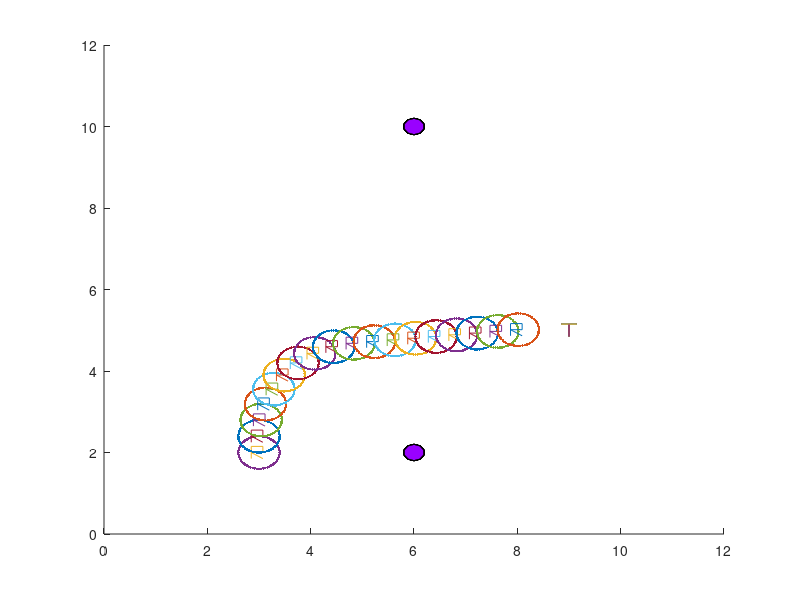

MATLAB code for this plot:
clc
clear
close all

%......................Artificial Potential Field.........................

Robot_Coordinate     = [3 2]               ;% Rabot Coordinate = [x-axis y-axis]
Obstacle1_Coordinate = [6 10]              ;% Obstacle1 Coordinate = [x-axis y-axis]
Obstacle2_Coordinate = [6 2]               ;% Obstacle2 Coordinate = [x-axis y-axis]
Goal_Coordinate      = [9 5]               ;% Target Coordinate = [x-axis y-axis]
Sensor_Range         = 2                   ;% Sensor Range being used
Step_Size   = 0.2*Sensor_Range             ;% Radius of Circle for Artificial Points
Obstacle             = [1 4]               ;% Obstacle = [Aplha Mew][0.5 0.5]
Goal                 = [1 4]               ;% Target   = [Alpha Mew][4 70]
NPTS                 = 60                  ;% Number of Artificial Points %60
StepDegree           = 360/NPTS            ;% Step Degree in Degree for Artificial Points
Confirm_Message      = 'Solution Exists'   ;% Message Displayed if a Good Artificial Point Exists
Error_Message        = 'No Solution Exists';% Message Displayed if no Good Artificial Point Exists
Bacteria_x           = Robot_Coordinate(1) ;% Artificial Best Point x
Bacteria_y           = Robot_Coordinate(2) ;% Artificial Best Point y
%.................................Plot.....................................

hold on
axis([0 12 0 12])

%............................Create a Target...............................

backx  = Goal_Coordinate(1) - 0.15;backy1 = Goal_Coordinate(2) + 0.15;
frontx = Goal_Coordinate(1) + 0.15;fronty1 = Goal_Coordinate(2) + 0.15;
middlex = Goal_Coordinate(1);middley1 = Goal_Coordinate(2)+ 0.15;
middley2 = Goal_Coordinate(2)- 0.15;
tri2 = [backx middlex frontx ;backy1 middley1 fronty1 ];
plot(tri2(1,:), tri2(2,:));
tri3 = [middlex middlex ;middley1 middley2];
plot(tri3(1,:), tri3(2,:));

%.............Create a purple transparent circular Obstacle................

xc = Obstacle1_Coordinate(1);
yc = Obstacle1_Coordinate(2);
r = 0.2;
x = r*sin(-pi:0.2*pi:pi) + xc;
y = r*cos(-pi:0.2*pi:pi) + yc;
c = [0.6 0 1];
fill(x, y, c, 'FaceAlpha', 0.4)

xc = Obstacle2_Coordinate(1);
yc = Obstacle2_Coordinate(2);
r = 0.2;
x = r*sin(-pi:0.2*pi:pi) + xc;
y = r*cos(-pi:0.2*pi:pi) + yc;
c = [0.6 0 1];
fill(x, y, c, 'FaceAlpha', 0.4)

DTG = 1;
while(DTG > 0.6)
    
    %.............................Create a Robot...........................
    
    backx  = Robot_Coordinate(1) - 0.15;backy1 = Robot_Coordinate(2) + 0.15;
    backy2 = Robot_Coordinate(2) - 0.15;frontx = Robot_Coordinate(1) + 0.075;
    fronty1 = Robot_Coordinate(2) + 0.15;fronty2 = Robot_Coordinate(2);
    tri1 = [backx backx frontx frontx backx frontx;backy2 backy1 fronty1 fronty2 fronty2 backy2];
    plot(tri1(1,:), tri1(2,:));
    
	% Set a minimum distance threshold
	min_distance = 0.1;

	% Calculate the distance
	D_Obst1 = max(min_distance, sqrt((Robot_Coordinate(1)-Obstacle1_Coordinate(1))^2 + (Robot_Coordinate(2)-Obstacle1_Coordinate(2))^2));
	D_Obst2 = max(min_distance, sqrt((Robot_Coordinate(1)-Obstacle2_Coordinate(1))^2 + (Robot_Coordinate(2)-Obstacle2_Coordinate(2))^2));
	D_Goal = max(min_distance, sqrt((Robot_Coordinate(1)-Goal_Coordinate(1))^2 + (Robot_Coordinate(2)-Goal_Coordinate(2))^2));

	% Calculate the potential
	J_ObstT = Obstacle(1) / D_Obst1 + Obstacle(1) / D_Obst2;
	J_GoalT = -Goal(1) / D_Goal;
	% Calculate the overall potential and constrains its maximum value
	max_JT = 0.3; % maximum overall potential
	JT = min(J_ObstT + J_GoalT, max_JT);

    
    %...........................Distance to Goal...........................
    
    DTG = sqrt((Robot_Coordinate(1)-Goal_Coordinate(1))^2+(Robot_Coordinate(2)-Goal_Coordinate(2))^2)
    
    %...........................Artificial Points..........................
    
    Theta = zeros(1,NPTS);
    Theta(1) = StepDegree;
    for i=1:NPTS-1
        Theta(i+1) = Theta(i) + StepDegree;
    end
    
    %     a = 1;
    %     b = 360;
    %     Theta = a + (b-a).*rand(NPTS,1);
    
    Bacteria_x = zeros(1,NPTS);
    Bacteria_y = zeros(1,NPTS);
    for i=1:NPTS
        Bacteria_x(i) = Robot_Coordinate(1) + (Step_Size*cos(pi*Theta(i)/180));
        Bacteria_y(i) = Robot_Coordinate(2) + (Step_Size*sin(pi*Theta(i)/180));
    end
    plot(Bacteria_x,Bacteria_y,'.')
    pause(0.1);
    %........Calculating Cost Function and Distance of Artificial Point....
    
    [m,n] = size(Bacteria_x);
    J_ObstT_Bacteria = zeros(1,n);
    J_GoalT_Bacteria = zeros(1,n);
    JT_Bacteria = zeros(1,n);
    DTG_Bacteria = zeros(1,n);
for i=1:n
    D_Obst1_Bacteria = max(min_distance, sqrt((Bacteria_x(i)-Obstacle1_Coordinate(1))^2 + (Bacteria_y(i)-Obstacle1_Coordinate(2))^2));
    D_Obst2_Bacteria = max(min_distance, sqrt((Bacteria_x(i)-Obstacle2_Coordinate(1))^2 + (Bacteria_y(i)-Obstacle2_Coordinate(2))^2));
    D_Goal_Bacteria = max(min_distance, sqrt((Bacteria_x(i)-Goal_Coordinate(1))^2 + (Bacteria_y(i)-Goal_Coordinate(2))^2));

    J_ObstT_Bacteria(i) = Obstacle(1) / D_Obst1_Bacteria + Obstacle(1) / D_Obst2_Bacteria;
    J_GoalT_Bacteria(i) = -Goal(1) / D_Goal_Bacteria;
    JT_Bacteria(i) = J_ObstT_Bacteria(i) + J_GoalT_Bacteria(i);
end

    J_GoalT_Bacteria;
    
    %....................Error in Cost Function & Distance.................
    
    err_J   = zeros(1,n);
    err_DTG = zeros(1,n);
    Fitness = zeros(1,n);
    for i=1:n
        err_J(i)   = JT_Bacteria(i)  - JT;
        err_DTG(i) = DTG_Bacteria(i) - DTG;
        Fitness(i) = -err_DTG(i);
    end
    Fitness;
    %..........................Best Point Selection........................
    
    Check = 0;
    for t=1:n
        [~,k]= max(Fitness);
        if err_J(k) < 0
            if err_DTG(k)<0
                Check = Check + 1;
                Robot_Coordinate(1) = Bacteria_x(k);
                Robot_Coordinate(2) = Bacteria_y(k);
                DTG = sqrt((Robot_Coordinate(1)-Goal_Coordinate(1))^2+(Robot_Coordinate(2)-Goal_Coordinate(2))^2);
            else
                Fitness(k) = 0;
            end
        else
            Fitness(k) = 0;
        end
    end
    Check;
    if Check == 0
        disp(Error_Message)
    else
        disp(Confirm_Message)
    end
    All_Data = zeros(NPTS,3);
    All_Data(:,1) = Robot_Coordinate(1);
    All_Data(:,2) = Robot_Coordinate(2);
    All_Data(:,3) = Theta;
    All_Data(:,4) = J_ObstT_Bacteria;
    All_Data(:,5) = J_GoalT_Bacteria;
    All_Data(:,6) = JT_Bacteria;
    All_Data(:,7) = err_J;
    All_Data(:,8) = err_DTG;
    All_Data;
    %.................................Plot.................................
    
    %............................Create a Target...........................
    backx  = Goal_Coordinate(1) - 0.15;backy1 = Goal_Coordinate(2) + 0.15;
    frontx = Goal_Coordinate(1) + 0.15;fronty1 = Goal_Coordinate(2) + 0.15;
    middlex = Goal_Coordinate(1);middley1 = Goal_Coordinate(2)+ 0.15;
    middley2 = Goal_Coordinate(2)- 0.15;
    tri2 = [backx middlex frontx ;backy1 middley1 fronty1 ];
    plot(tri2(1,:), tri2(2,:));
    hold on
    tri3 = [middlex middlex ;middley1 middley2];
    plot(tri3(1,:), tri3(2,:));
    
    %.............Create a purple transparent circular Obstacle............
    
    xc = Obstacle1_Coordinate(1);
    yc = Obstacle1_Coordinate(2);
    r = 0.2;
    x = r*sin(-pi:0.2*pi:pi) + xc;
    y = r*cos(-pi:0.2*pi:pi) + yc;
    c = [0.6 0 1];
    fill(x, y, c, 'FaceAlpha', 0.4)

    xc = Obstacle2_Coordinate(1);
    yc = Obstacle2_Coordinate(2);
    r = 0.2;
    x = r*sin(-pi:0.2*pi:pi) + xc;
    y = r*cos(-pi:0.2*pi:pi) + yc;
    c = [0.6 0 1];
    fill(x, y, c, 'FaceAlpha', 0.4)

end
